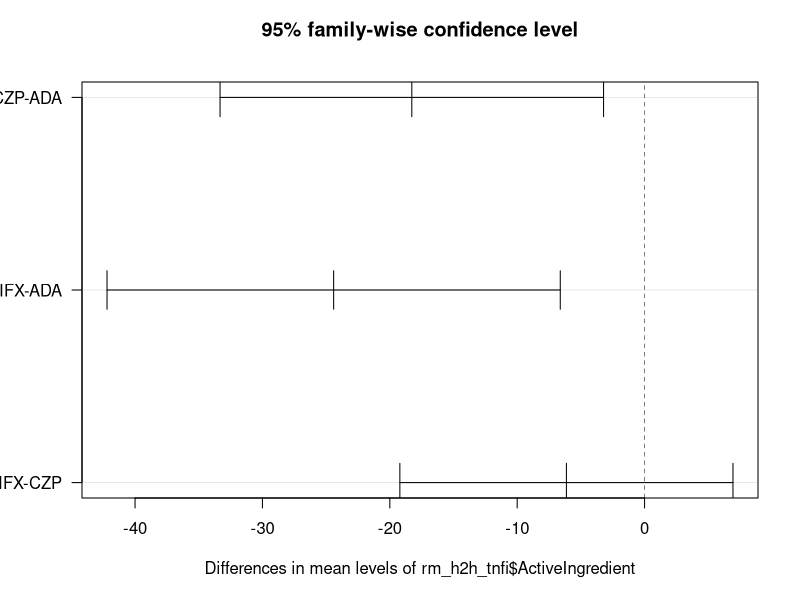
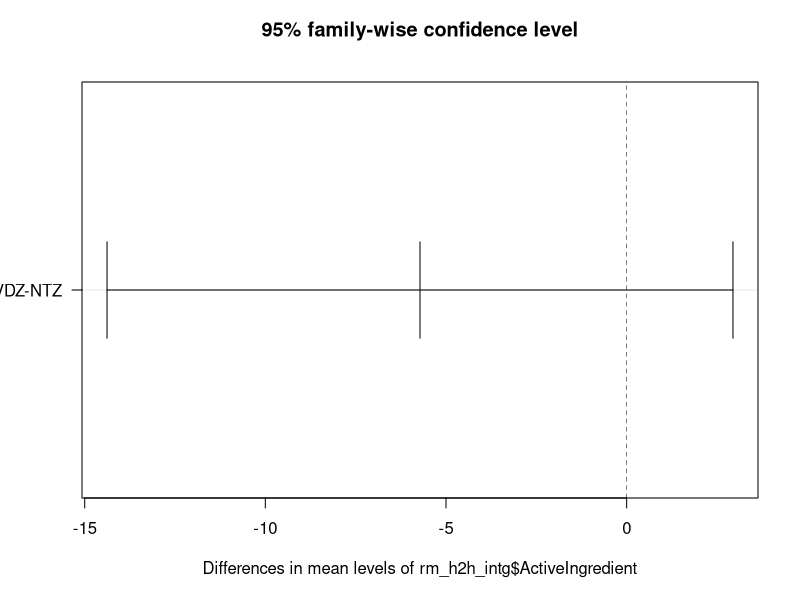

Here is the R script that generated these plots, in order: (Note: this script raises an error after producing the figures.)
library(dplyr)
library(tidyr)
library(lme4)
library(lmerTest)  # get p-values for lmer covariates

setwd('UCSF/ipd-ma-cd2-2')

# data frame
crohns_data1 <- read.csv("data/crohns_data_raw.csv") %>% 
  # rename
  rename(
    Year_Cent = Year_Norm,                   # Year - 2000
    CDAI_baseline_Cent = CDAI_baseline_Norm, # CDAI_baseline - 300
    Age_Cent = Age_Norm,                     # Age - 35
    BMI_Cent = BMI_Norm,                     # BMI - 20
    CRP_Cent = CRP_Norm                      # CRP (mg/L) - 10
  ) %>% 
  dplyr::select(
    # Participant group: active (drug) or placebo
    Group, 
    # Random effect variables
    Trial, 
    # Independent variables
    Year_Cent, CDAI_baseline_Cent, Age_Cent, BMI_Cent, CRP_Cent, 
    HxOfTNFi, Sex_Male, SteroidUse, ImmUse, Ileal, 
    # Dependent variables
    CDAI_reduction, 
    ActiveIngredient,TNFi_Active,Il12_Active,Integrin_Active)

crohns_data1 %>% glimpse()

################################################################################
# Sequential Regression & Simulation (SRS)
#   1. Train placebo model
#   2. Subtract placebo attributable effect from data (isolate cdai reduction due to drug only)
#   3. Train drug models
################################################################################

# a. placebo model - train placebo attributable effect model

## isolate placebo data
placebo_df <- crohns_data1 %>% 
  filter(Group == 'Placebo') %>% 
  dplyr::select(Trial, Year_Cent:Ileal, CDAI_reduction)
placebo_df %>% glimpse()

## build formula objects
dep_var = 'CDAI_reduction'
covariate_list <- names(placebo_df)[-which(names(placebo_df) %in% c('Trial',dep_var))]
f1 <- paste(dep_var, paste(covariate_list, collapse = '+'), sep='~') # lm formula
f2 <- paste0( f1 , '+(1|Trial)' ) # lmer formula

## compute models

### intercept only model
int_plac <- lme4::lmer('CDAI_reduction ~ (1|Trial)', data=placebo_df)

### fixed effect model
fm_plac <- lm(f1, data = placebo_df)
summary(fm_plac)

### random effect model 
rm_plac <- lme4::lmer(f2, data = placebo_df)
summary( lmerTest::lmer(f2, data = placebo_df) )
ranef(rm_plac)

## likelihood ratio test - linear mixed effect models > intercept only (averaged effects)
anova(rm_plac, int_plac)

#------------------------------------------------------------------------------#

## b. find 'drug reduction' = 'CDAI_reduction' - 'Placebo_attributable' 

fm_crohns_data1 <- crohns_data1 %>%
  
  # impute (predicted) placebo reduction using placebo model
  mutate(Placebo_attributable = predict(fm_plac, newdata=crohns_data1), 
         .after='CDAI_reduction') %>%
  
  # calculate drug reduction (attributable effect)
  mutate(Drug_reduction = CDAI_reduction - Placebo_attributable, 
         .after='Placebo_attributable')

rm_crohns_data1 <- crohns_data1 %>%
  
  # impute (predicted) placebo reduction using placebo model
  mutate(Placebo_attributable = predict(rm_plac, newdata=crohns_data1, re.form=~0), 
         .after='CDAI_reduction') %>%
  
  # calculate drug reduction (attributable effect)
  mutate(Drug_reduction = CDAI_reduction - Placebo_attributable, 
         .after='Placebo_attributable')

fm_crohns_data1 %>% glimpse()
rm_crohns_data1 %>% glimpse()

#------------------------------------------------------------------------------#

## c. drug class models

### isolate active data
fm_active_df <- fm_crohns_data1 %>% 
  filter(Group == 'Active')

rm_active_df <- rm_crohns_data1 %>%
  filter(Group == 'Active')

### Split into 3 training datasets by drug class type (TNFi, IL12, Integrin)
fm_h2h_tnfi <- fm_active_df %>% filter(TNFi_Active == 1)
fm_h2h_il12 <- fm_active_df %>% filter(Il12_Active == 1) 
fm_h2h_intg <- fm_active_df %>% filter(Integrin_Active == 1)

rm_h2h_tnfi <- rm_active_df %>% filter(TNFi_Active == 1)
rm_h2h_il12 <- rm_active_df %>% filter(Il12_Active == 1) 
rm_h2h_intg <- rm_active_df %>% filter(Integrin_Active == 1)

### build formula objects
covariate_list_2 <- covariate_list[-1] # remove Year_Cent
dep_var = 'Drug_reduction'
f3 <- paste(dep_var, paste(covariate_list_2, collapse = '+'), sep='~')
f4 <- paste0( paste(dep_var, paste(covariate_list_2, collapse = '+'), sep='~'), '+(1|Trial)' )
f4

# intercept only models
int_tnfi <- lme4::lmer('Drug_reduction ~ (1|Trial)', data=rm_h2h_tnfi)
int_il12 <- lme4::lmer('Drug_reduction ~ (1|Trial)', data=rm_h2h_il12)
int_intg <- lme4::lmer('Drug_reduction ~ (1|Trial)', data=rm_h2h_intg)

# fixed effect models 
fm_tnfi <- lm(f3, data=fm_h2h_tnfi)
fm_il12 <- lm(f3, data=fm_h2h_il12)
fm_intg <- lm(f3, data=fm_h2h_intg)

summary(fm_tnfi)
  
# random effect models
rm_tnfi <- lme4::lmer(f4, rm_h2h_tnfi)
rm_il12 <- lme4::lmer(f4, rm_h2h_il12)
rm_intg <- lme4::lmer(f4, rm_h2h_intg)

summary( lmerTest::lmer(f4, data=rm_h2h_tnfi) )
ranef(rm_tnfi)
summary( lmerTest::lmer(f4, data=rm_h2h_il12) )
ranef(rm_il12)
summary( lmerTest::lmer(f4, data=rm_h2h_intg) )
ranef(rm_intg)

### likelihood ratio test
anova(rm_tnfi, int_tnfi)
anova(rm_il12, int_il12)
anova(rm_intg, int_intg)

#------------------------------------------------------------------------------#

library(multcompView)

model=lm( rm_h2h_tnfi$Drug_reduction ~ rm_h2h_tnfi$ActiveIngredient )
ANOVA=aov(model)
TUKEY <- TukeyHSD(x=ANOVA, conf.level=0.95)
plot(TUKEY , las=1)

model=lm( rm_h2h_intg$Drug_reduction ~ rm_h2h_intg$ActiveIngredient )
ANOVA=aov(model)
TUKEY <- TukeyHSD(x=ANOVA, conf.level=0.95)
plot(TUKEY , las=1)

# two models
# - column for each drug (one hot encoding)
# - 1) fit with leaving one hot encoding out
# - 2) fit with one hot encoding columns
# - likelihood ratio test

#------------------------------------------------------------------------------#

## Save
saveRDS( fm_plac ,  file = 'models/fm_plac.rds')
saveRDS( fm_il12 ,  file = 'models/fm_il12.rds')
saveRDS( fm_intg ,  file = 'models/fm_intg.rds')
saveRDS( fm_tnfi ,  file = 'models/fm_tnfi.rds')

saveRDS( rm_plac ,  file = 'models/rm_plac.rds')
saveRDS( rm_il12 ,  file = 'models/rm_il12.rds')
saveRDS( rm_intg ,  file = 'models/rm_intg.rds')
saveRDS( rm_tnfi ,  file = 'models/rm_tnfi.rds')
